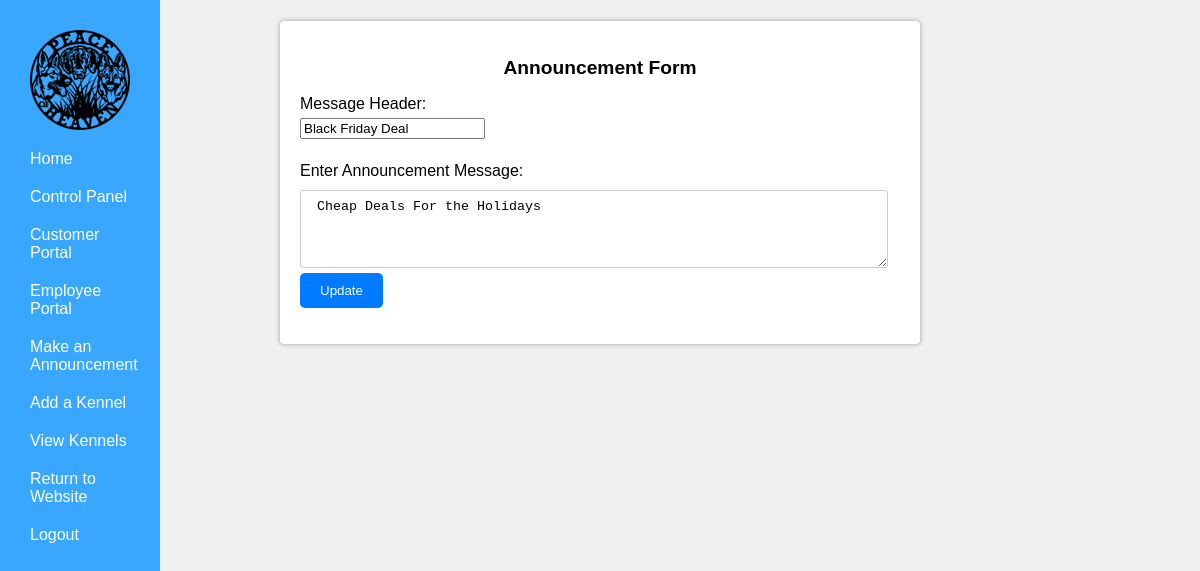
The app's page /php/AdminPortal/UpdateAnnouncement.php?id=1 (signed in) with its own data.
### tables this page shows
CREATE TABLE `announcements` (
  `id` int(11) NOT NULL,
  `header` varchar(255) NOT NULL,
  `description` varchar(500) NOT NULL,
  `age` int(11) NOT NULL,
  `date` datetime NOT NULL
);

### php/UserHandling/classes/Config.php (called while the page is built)
<?php
class Config {
    public static function get($path = null) {
        if($path) {
            $config = $GLOBALS['config'];
            $path = explode('/',$path);
            foreach($path as $bit ) {
                if(isset($config[$bit])) {
                    $config = $config[$bit];
                } else {
                    return false;
                }
            }
            return $config;
        }
        return false;
    }
}

### php/UserHandling/classes/DB.php (called while the page is built, shortened)
<?php
class DB {
    private static $_instance = null;
    private $_pdo,
            $_query,
            $_lastQuery,
            $_error = false,
            $_results,
            $_count = 0;
    private function __construct() {
        try {
            $this->_pdo = new PDO('mysql:host=' . Config::get('mysql/host') . ';dbname=' . Config::get('mysql/db'),Config::get('mysql/username'), Config::get('mysql/password'));
        } catch (PDOException $e) {
            die($e->getMessage());
        }
    }
    public static function getInstance() {
        if(!isset(self::$_instance)) {
            self::$_instance = new DB();
        }
        return self::$_instance;
    }
    public function query($sql, $params = array()) {
        $this->_error = false;
        if($this->_query = $this->_pdo->prepare($sql)) {
            $x=1;
            if(count($params)) {
                foreach($params as $param) {
                    $this->_query->bindValue($x, $param);
                    $x++;
                }
            }
            if($this->_query->execute()) {
                $this->_results = $this->_query->fetchAll(PDO::FETCH_OBJ);
                $this->_count = $this->_query->rowCount();
            } else {
                $this->_error = true;
            }
        }
        return $this;
    }
    public function get($table, $where) {
        return $this->action('SELECT *', $table, $where);
    }
    public function results() {
        return $this->_results;
    }
    public function first() {
        return $this->results()[0];
    }
    private function action ($action, $table, $where = array()) {
        if(count($where) === 3) {
            $operators = array('=','>','<','<=','>=');
            $field      = $where[0];
            $operator   = $where[1];
            $value      = $where[2];
            if (in_array($operator, $operators)) {
                $sql = "{$action} FROM {$table} WHERE {$field} {$operator} ?";
                if(!$this->query($sql,array($value))->error()) {
                    return $this;
                }
            }
        }
        return false;
    }
    public function count() {
        return $this->_count;
    }
    public function error() {
        return $this->_error;
    }
}

### php/UserHandling/classes/User.php (called while the page is built, shortened)
<?php
class User {
    private $_db,
            $_data,
            $_sessionName,
            $_cookieName,
            $_isLoggedIn;
    public function __construct($user = null) {
        $this->_db = DB::getInstance();
        $this->_sessionName = Config::get('session/session_name');
        if(!$user) {
            if(Session::exists($this->_sessionName)) {
                $user = Session::get($this->_sessionName);
                if($this->find($user)) {
                    $this->_isLoggedIn = true;
                } else {
                }
            }
        } else {
            $this->find($user);
        }
    }
    public function find($user = null) {
        if($user) {
            $field = (is_numeric($user)) ? 'id' : 'username';
            $data = $this->_db->get('users', array($field, '=', $user));
            if($data->count() > 0) {
                $this->_data = $data->first();
                return true;
            }
        }
        return false;
    }
    public function data() {
        return $this->_data;
    }
    public function isLoggedIn() {
        return $this->_isLoggedIn;
    }
}

### php/UserHandling/classes/Session.php (called while the page is built, shortened)
<?php
class Session {
    public static function exists($name) {
        return (isset($_SESSION[$name])) ? true : false;
    }
    public static function get($name) {
        return $_SESSION[$name];
    }
}

### php/UserHandling/classes/Announcement.php (called while the page is built, shortened)
<?php
class Announcement {
    private $_db,
            $_announcementData,
            $_sessionName;
    public function __construct() {
        $this->_db = DB::getInstance();
    }
    public function getAnnouncementsWithID($announcement){
     $data = $this->_db->get('announcements', array('id', '=', $announcement));
     if($data->count() > 0) {
         $this->_announcementData = $data->first();
         return true;
     }else{
         return false;
     }
}
    public function data(){
        return $this->_announcementData;
    }
}

### php/AdminPortal/UpdateAnnouncement.php (the view, shortened to what this page needs)
<?php
    $user = new User();
    if($user->isLoggedIn()) {
    if($user->data()->group == 3 ){
        include("../AdminPortal/AdminNavBar.php");
    $announceid = $_GET['id'];
    $announcement = New Announcement();
    $announcement->getAnnouncementsWithID($announceid);
?>
<!DOCTYPE html>
<html>
<head>
        <link rel="stylesheet" href="/PeaceOfHeavenWebPage/css/Announcement.css">
</head>
<body>
    <div class = 'content'>
        <h2>Announcement Form</h2>
                <form action="#" method="post">
                <label for="headerInput">Message Header:</label>
                <input type="text" id="headerInput" name="headerInput" value="<?php echo $announcement->data()->header?>">
                <br><br>
                <label for="description">Enter Announcement Message:</label>
                <textarea id="description" name="description" rows="4" cols="50"> <?php echo $announcement->data()->description ?></textarea>
                <br>
                <input type="submit" value="Update">
                </form>
    </div>
</body>
</html>
<?php  }else
        { Redirect::to('../UserHandling/login.php');}
    }else
    { Redirect::to('../UserHandling/login.php');}
?>

### css/CredNavBar.css (style rules this page uses)
body { margin: 0; padding: 0; font-family: Arial, sans-serif; }
.content { margin-left: 75%; padding: 20px; }

### css/Announcement.css (style rules this page uses)
body { font-family: Arial, sans-serif; background-color: #f0f0f0; margin: 0; padding: 0; }
.content { background-color: #fff; border: 1px solid #ccc; box-shadow: 0 0 5px rgba(0, 0, 0, 0.2); width: 50%; margin: 20px auto; padding: 20px; border-radius: 5px; }
.content h2 { font-size: 1.2em; font-weight: bold; text-align: center; }
.content label { display: block; text-align: left; margin: 5px 0; }
.content textarea { width: calc(100% - 12px); padding: 8px; margin: 5px 0; border: 1px solid #ccc; border-radius: 3px; box-sizing: border-box; }
.content input[type="submit"] { background-color: #007bff; color: #fff; border: none; padding: 10px 20px; border-radius: 5px; cursor: pointer; }

### records on screen
announcements: headerInput "Black Friday Deal", description "Cheap Deals For the Holidays"
